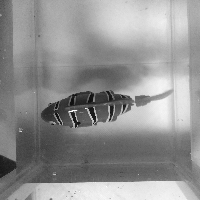
#> input picture Codigos/Haar_Cascade/positivas/1004.png, 200 x 200 px, found by its file name; its folder holds only this picture in this run
$ python Remiencionamente_igual.py
#> lines starting #> are read from the running program, lines starting #| are printed output that depends on the picture
import os
import cv2

pasta_entrada = 'C:\CODE\Robot-fish\Fotos_Aquario\Positivas'
pasta_saida = 'C:\CODE\Robot-fish\Codigos\Haar_Cascade\Positivas'

if not os.path.exists(pasta_saida):
    os.makedirs(pasta_saida)

extensoes = ['jpg', 'jpeg', 'png']
contador = 1

for arquivo in os.listdir(pasta_entrada):
    if arquivo.lower().endswith(tuple(extensoes)):
        caminho_completo = os.path.join(pasta_entrada, arquivo)
        imagem = cv2.imread(caminho_completo)
#> imagem is the input picture: shape (200, 200, 3); min 12, max 255, mean 145.7

        altura, largura, canais = imagem.shape
#> altura = 200; largura = 200; canais = 3

        if altura<largura:
            imagem_redimensionada = cv2.resize(imagem, (640, ))


        imagem_redimensionada = cv2.resize(imagem, (640, 480))
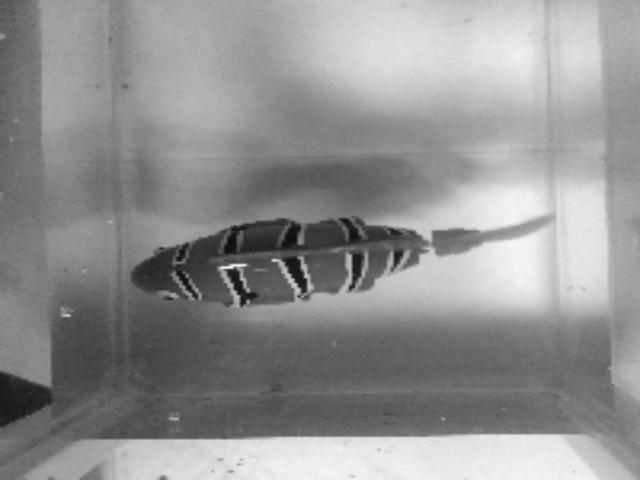
#> imagem_redimensionada: shape (480, 640, 3); min 13, max 251, mean 145.6
        imagem_cinza = cv2.cvtColor(imagem, cv2.COLOR_BGR2GRAY)
        novo_nome = f'{contador}.png'
        caminho_saida = os.path.join(pasta_saida, novo_nome)
        cv2.imwrite(caminho_saida, imagem_cinza)
        contador += 1

print("Processamento concluído.")

$ run again, on Codigos/Haar_Cascade/positivas/1030.png
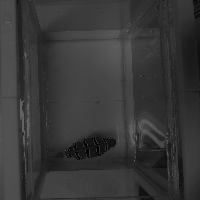
#> input picture Codigos/Haar_Cascade/positivas/1030.png, 200 x 200 px, found by its file name
#> imagem is the input picture: shape (200, 200, 3); min 1, max 99, mean 55.3
#> `imagem_redimensionada = cv2.resize(imagem, (640, 480))`:
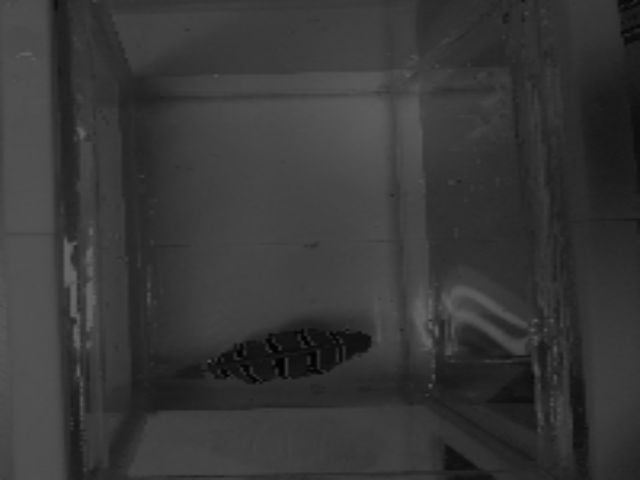
#> imagem_redimensionada: shape (480, 640, 3); min 1, max 99, mean 55.2

$ run again, on Codigos/Haar_Cascade/positivas/1044.png
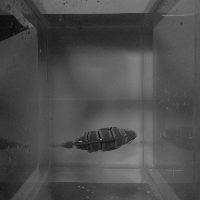
#> input picture Codigos/Haar_Cascade/positivas/1044.png, 200 x 200 px, found by its file name
#> imagem is the input picture: shape (200, 200, 3); min 11, max 144, mean 77.7
#> `imagem_redimensionada = cv2.resize(imagem, (640, 480))`:
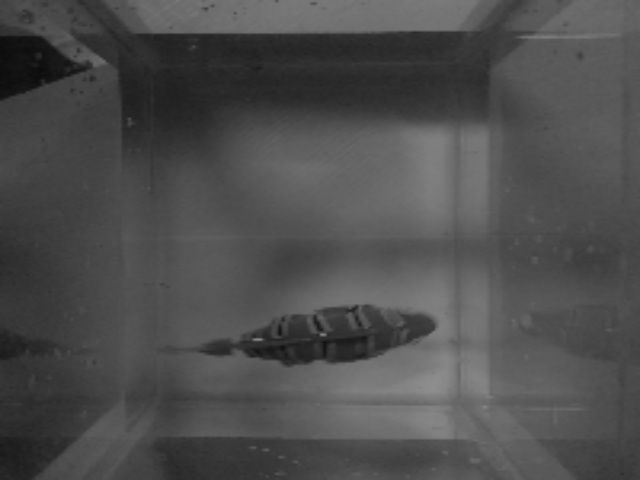
#> imagem_redimensionada: shape (480, 640, 3); min 11, max 142, mean 77.6

$ run again, on Codigos/Haar_Cascade/positivas/1058.png
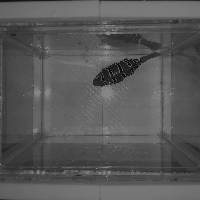
#> input picture Codigos/Haar_Cascade/positivas/1058.png, 200 x 200 px, found by its file name
#> imagem is the input picture: shape (200, 200, 3); min 2, max 134, mean 87.8
#> `imagem_redimensionada = cv2.resize(imagem, (640, 480))`:
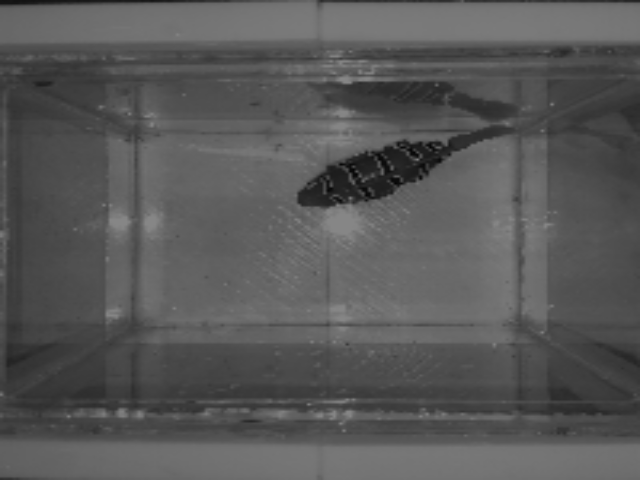
#> imagem_redimensionada: shape (480, 640, 3); min 5, max 134, mean 87.7

$ run again, on Codigos/Haar_Cascade/positivas/1011.png
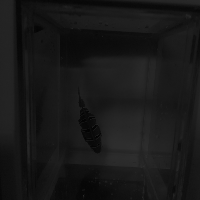
#> input picture Codigos/Haar_Cascade/positivas/1011.png, 200 x 200 px, found by its file name
#> imagem is the input picture: shape (200, 200, 3); min 2, max 47, mean 24.1
#> `imagem_redimensionada = cv2.resize(imagem, (640, 480))`:
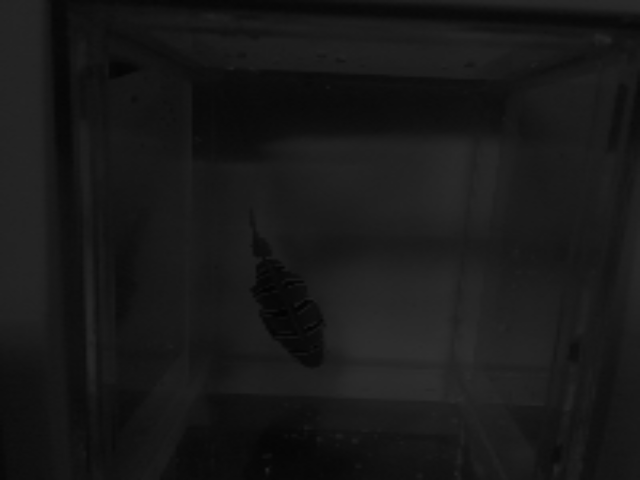
#> imagem_redimensionada: shape (480, 640, 3); min 2, max 47, mean 24
